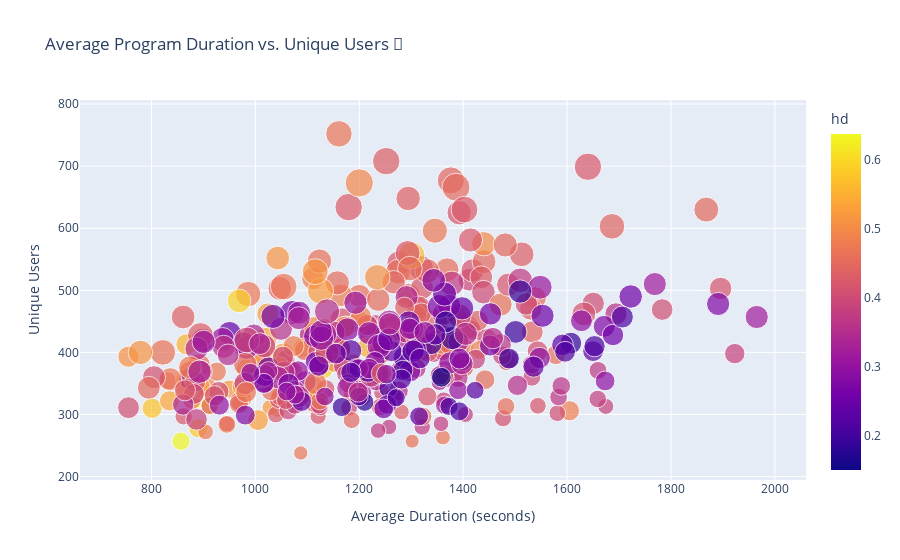

Notebook cell for this chart:
### Code cell
# Scatter plot: Average Program Duration vs. Unique Users
fig3 = px.scatter(aggregated_data, x='duration_seconds', y='user_id_maped',
                  color='hd', size='program_genre', title='Average Program Duration vs. Unique Users 🎈')
fig3.update_layout(xaxis_title='Average Duration (seconds)', yaxis_title='Unique Users', legend_title='HD')
fig3.show()

### Figure 1 — Plotly figure (JSON) as saved in the notebook; plotly's stock layout.template omitted (floating-point values rounded to 4 significant figures; data arrays with more than 128 entries replaced by an {"elided": "..."} marker saying what was removed)
{"data": [{"hovertemplate": "duration_seconds=%{x}<br>user_id_maped=%{y}<br>program_genre=%{marker.size}<br>hd=%{marker.color}<extra></extra>", "legendgroup": "", "marker": {"color": {"elided": "411 float values"}, "coloraxis": "coloraxis", "size": {"elided": "411 int values"}, "sizemode": "area", "sizeref": 11.28, "symbol": "circle"}, "mode": "markers", "name": "", "orientation": "v", "showlegend": false, "type": "scatter", "x": {"elided": "411 float values"}, "xaxis": "x", "y": {"elided": "411 int values"}, "yaxis": "y"}], "layout": {"coloraxis": {"colorbar": {"title": {"text": "hd"}}, "colorscale": [[0, "#0d0887"], [0.1111, "#46039f"], [0.2222, "#7201a8"], [0.3333, "#9c179e"], [0.4444, "#bd3786"], [0.5556, "#d8576b"], [0.6667, "#ed7953"], [0.7778, "#fb9f3a"], [0.8889, "#fdca26"], [1, "#f0f921"]]}, "legend": {"itemsizing": "constant", "title": {"text": "HD"}, "tracegroupgap": 0}, "title": {"text": "Average Program Duration vs. Unique Users 🎈"}, "xaxis": {"anchor": "y", "domain": [0, 1], "title": {"text": "Average Duration (seconds)"}}, "yaxis": {"anchor": "x", "domain": [0, 1], "title": {"text": "Unique Users"}}}}
